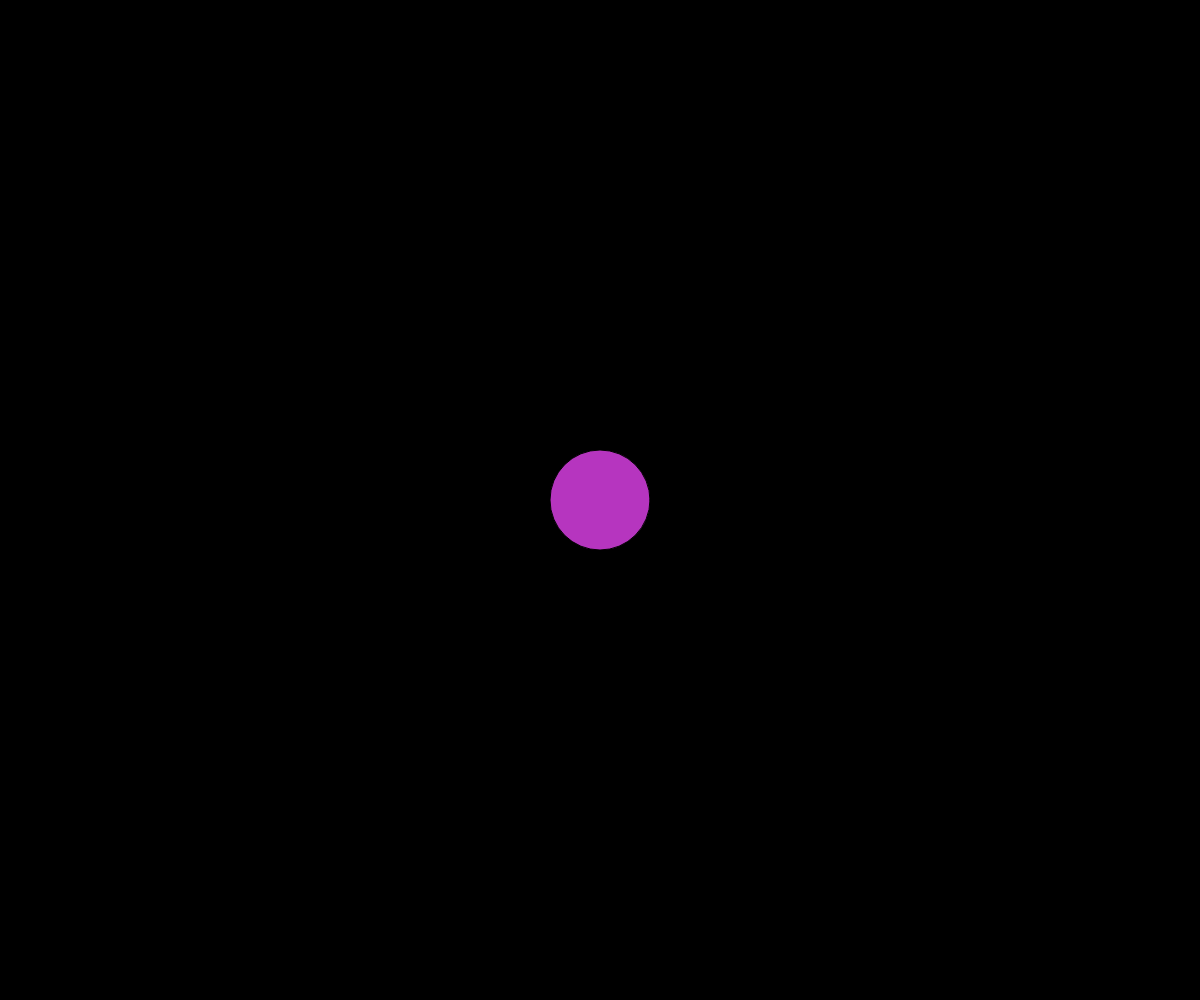
Frame 1 (no input)
Frame 60 (no input): identical to frame 1, image omitted
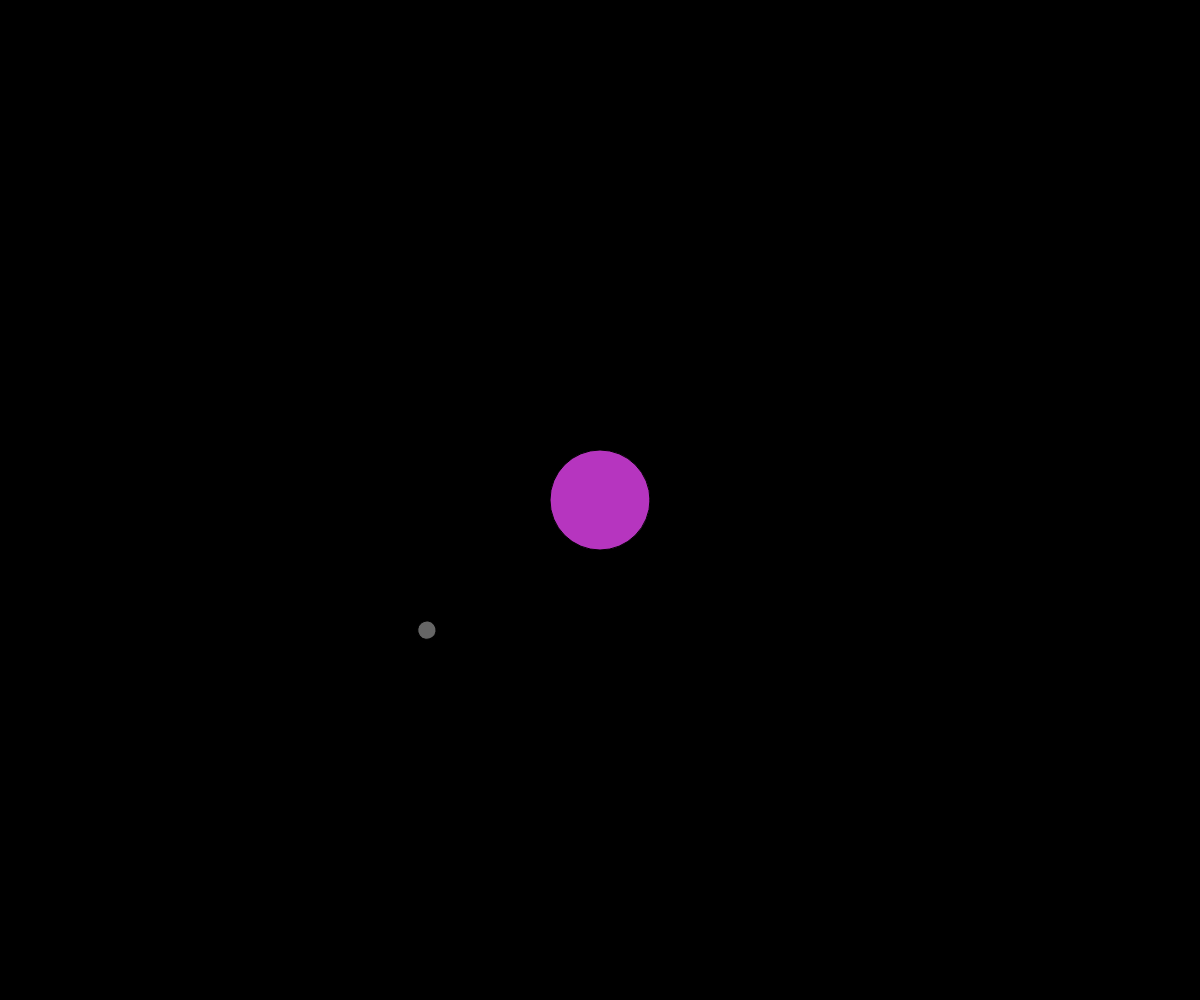
Frame 120 (the mouse pressed at the canvas centre since frame 60)

The p5.js sketch that drew these frames (run headless with seeded random() and noise() and a simulated clock; from frame 60 on, the mouse is pressed at the canvas centre):

// p5.js sketch
// ── sketch.js
// Planets and Moons
// Lucas F. 
// Oct 17, 2025
// Objects within Objects
// Overwriting Objects, basic transform







// Global Variables
let myPlanet;

function setup() {
  createCanvas(windowWidth, windowHeight);
  angleMode(DEGREES);
  myPlanet = new Planet(width/2, height/2);
}

function draw() {
background(0);
myPlanet.display();
}

function mousePressed(){
  // regular click -> add a moon
  // shift click -> destroy and reset the moon
  if(keyIsDown && keyCode === SHIFT){
    myPlanet = new Planet(width/2, height/2);
  }
  else{
    myPlanet.createMoon();
  }
  
}

function keyPressed(){
  if (keyCode !== SHIFT){
    myPlanet.x = mouseX;
    myPlanet.y = mouseY;

  }
}

class Planet{
  // 1. Constructor
  constructor(x,y){
    this.x = x; this.y = y; this.s = 100;
    this.moons = [];
    this.r = random(255)
    this.g = random(255)
    this.b = random(255)
  }


  // Class Methods

  createMoon(){
    
    this.moons.push(new Moon(this.x,this.y));
  }
  
  display(){
    // draw a planet+ all of its moons
    fill(this.r, this.g, this.b)
    circle(this.x, this.y, this.s);
  
    // for the moons 
    for (let m of this.moons){
      m.update(this.x,this.y);
    }
  }
}

class Moon{
  // constructor
  constructor(x,y){
    this.x = x; this.y = y; this.speed = random(1,5);
    this.angle = 0; this.orbitRadius = random(80,250);
    this.s = random(5,50);
    this.c = random(70,200)
  }
  display(x,y){
    fill(this.c)
    push();
    translate(x,y);
    rotate(this.angle);
    circle(this.orbitRadius, 0, this.s);
    pop();
  }
  move(){
    this.angle += this.speed;
  }

  update(x,y){
    // helper function to handle calling the class methods internally 
    this.move();
    this.display(x,y);

  }

}
